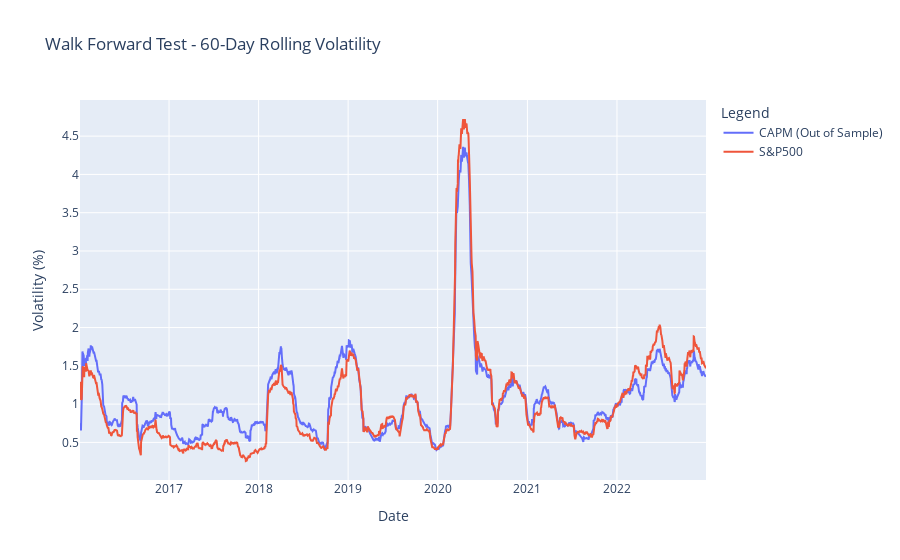

Notebook cell for this chart:
### Code cell
# Calculate rolling volatility
data['60D Rolling Volatility'] = data['Daily Returns'].rolling('60D').std()*100
data['60D Rolling Volatility - Benchmark'] = data['Daily Returns - Benchmark'].rolling('60D').std()*100

# Plot figure
fig = go.Figure()
fig.add_trace(go.Scatter(x=data.index, 
                         y=data['60D Rolling Volatility'],
                    mode='lines',
                    name='CAPM (Out of Sample)'))

fig.add_trace(go.Scatter(x=data.index, 
                         y=data['60D Rolling Volatility - Benchmark'],
                    mode='lines',
                    name='S&P500'))

fig.update_layout(title="Walk Forward Test - 60-Day Rolling Volatility",
    xaxis_title="Date",
    yaxis_title="Volatility (%)",
    legend_title="Legend",
                  width=900)

fig.show()

### Figure 1 — Plotly figure (JSON) as saved in the notebook; plotly's stock layout.template omitted (floating-point values rounded to 4 significant figures; data arrays with more than 128 entries replaced by an {"elided": "..."} marker saying what was removed)
{"data": [{"mode": "lines", "name": "CAPM (Out of Sample)", "type": "scatter", "x": {"elided": "1762 str values"}, "y": {"elided": "1762 float values"}}, {"mode": "lines", "name": "S&P500", "type": "scatter", "x": {"elided": "1762 str values"}, "y": {"elided": "1762 float values"}}], "layout": {"legend": {"title": {"text": "Legend"}}, "title": {"text": "Walk Forward Test - 60-Day Rolling Volatility"}, "width": 900, "xaxis": {"title": {"text": "Date"}}, "yaxis": {"title": {"text": "Volatility (%)"}}}}
